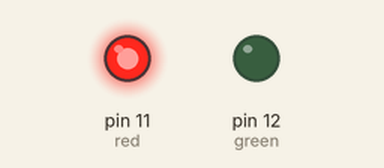
Simulated run of this sketch. Board: Arduino Uno, built with avr-gcc and run on an emulated ATmega328P. Parts: output pins drawn as LEDs (lit = HIGH).

Above: at 0.12 s.
At 1.5 s:
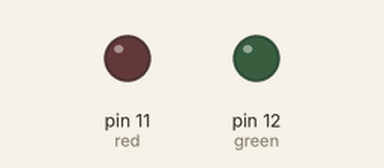
At 4.36 s:
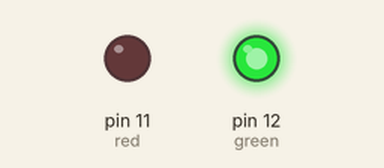
Timing chart, 0 to 4.7 s (numbered marks = the images above):
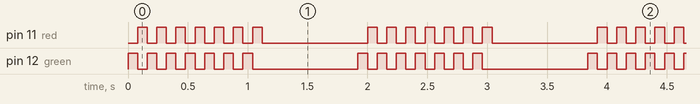

The sketch:

Blink.ino
```cpp
/*
  First sketch: blinking LED every 2 seconds
*/
int red   = 11;
int green = 12;
int times = 7;
int fast = 80;
int slow = fast * 10;

void setup() {
  pinMode(red, OUTPUT);
  pinMode(green, OUTPUT);
}

// 16 MHz
void loop() {
  for (int i = 0; i < times; i ++) {
    greenOn();
    delay(fast);
    redOn();
    delay(fast);
  }
  allOff();
  delay(slow);
}

void greenOn() {
  on(green);
  off(red);
}

void redOn() {
  on(red);
  off(green);
}

void allOff() {
  off(green);
  off(red);
}
void on(int led) {
  digitalWrite(led, HIGH);
}

void off(int led) {
  digitalWrite(led, LOW);
}
```

Measured:
- by itself, pin 11 (red), pin 12 (green): repeats every 1.9 s: 6 × (LOW 0.08 s, HIGH 0.08 s), LOW 0.88 s, HIGH 0.08 s
